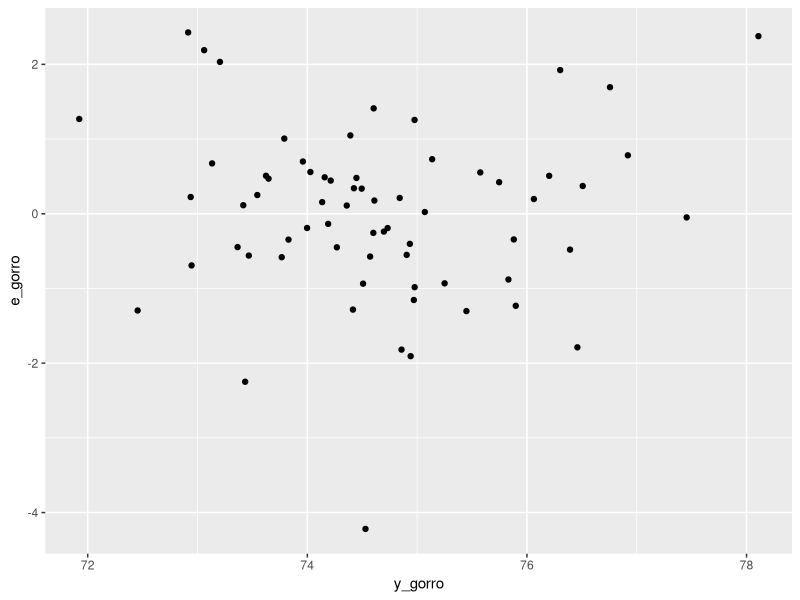

Write the R code that produced this figure.
## ---- chunk 1
knitr::opts_chunk$set(echo = TRUE)
## ---- chunk 2

library(tidyverse)


library(readxl)


condados <- read_excel("condados.xlsx", na ="NA")

Alabama <- condados %>% filter(.,estado == "Alabama")


## ---- chunk 3
#Ajustar un modelo lineal multiple para explicar los valores de 'esp_vida' en los
#condados del estado que elefimos

#QUeremos ajustar un modelo que explique la esperanza de vida según el ingreso mediano de los hogares
#incluyendo también las demás variables explicativas

#Ajuste el modelo de regresion lineal múltiple

#pct_diabetes: 
#pct_obesidad
#pct_est_terc
#ing_med_hog
#pct_bpeso


mod <- lm(esp_vida ~ pct_diabetes + pct_obesidad + pct_est_terc + ing_med_hog + pct_bpeso, data = Alabama)

coef(mod)

#Ajustando el ingreso en miles de dolares

Alabama <- Alabama %>% mutate(imh = ing_med_hog/1000)


mod <- lm(esp_vida ~ pct_diabetes + pct_obesidad + pct_est_terc + imh + pct_bpeso, data = Alabama)

round(coef(mod),5)

#Cuanto vale el R**2?

summary(mod)

names(summary(mod))


#El modelo explica el 52% de la varianza de la esperanza de vida



#Realice el gráfico de Y_gorro contra e_gorro

y_gorro <- fitted(mod)



e_gorro <- residuals(mod)

Alabama <-  cbind(Alabama,y_gorro,e_gorro)

class(Alabama)

ggplot(data=Alabama, aes(x=y_gorro,y=e_gorro))+geom_point()

#+geom_smooth(method = "lm", se=F, col =2, size =2)




## ---- chunk 4

#INFERENCIA

#Es el modelo significativo?


summary(mod)

#Es significativo con un F de 13.68 y un p-valor de 0.000000001
#En la hipotesis global esta diciendo que al menos uno es distinto de 0


#Analizando el summary para dos variables el p valor es menor al 0.05

#Cuantos grados de libertad?
# n-k-1 = 61


#QUe hace la fnción 'drop1' y  utilicela para obtener los estadisticos F de significacion individual para cada variable

help(drop1)

class(mod)

drop1(mod,test="F")


#¿Es posible afirmar que los coeficientes de las variables son simultaneamente cero?

mod2 <- lm(esp_vida ~  pct_obesidad + imh , data = Alabama)

mod2 <- update(mod, .~pct_obesidad + imh)

summary(mod2)

#Acá estoy comparando el modelo donde forcé a que las variables que quite tengan valor 0 contra el otro

anova(mod2,mod)

#Teniendo las variables obesidad e ingreso las otras variables no aportan al modelo.
#No rechazo Ho) donde los betas de las variables que quité valen 0


#p-valor en una F con 3,61 GL
1-pf(1.2632 , 3,61)



#Podemos decir que por cada unidad que aumenta el porcentaje de personas con obesidad la esperanza de vida del condado desciende un mes?


summary(mod2)

-0.094*12

#es -1.128 significativamente un mes?

confint(mod2)

c(confint(mod2)[2,1]*12,confint(mod2)[2,2]*12)

#el -1 está incluido en el intervalo


## ---- chunk 5
#MÁS INFERENCIA

#Ho) B_pct_est_terc <= 0
#H1) B_pct_est_terc > 0


#Realice la predicción de la esperanza de vida para un condado con 35% de personas obesas 
#y un ingreso mediano de 50000

predict(mod2, Alabama)


